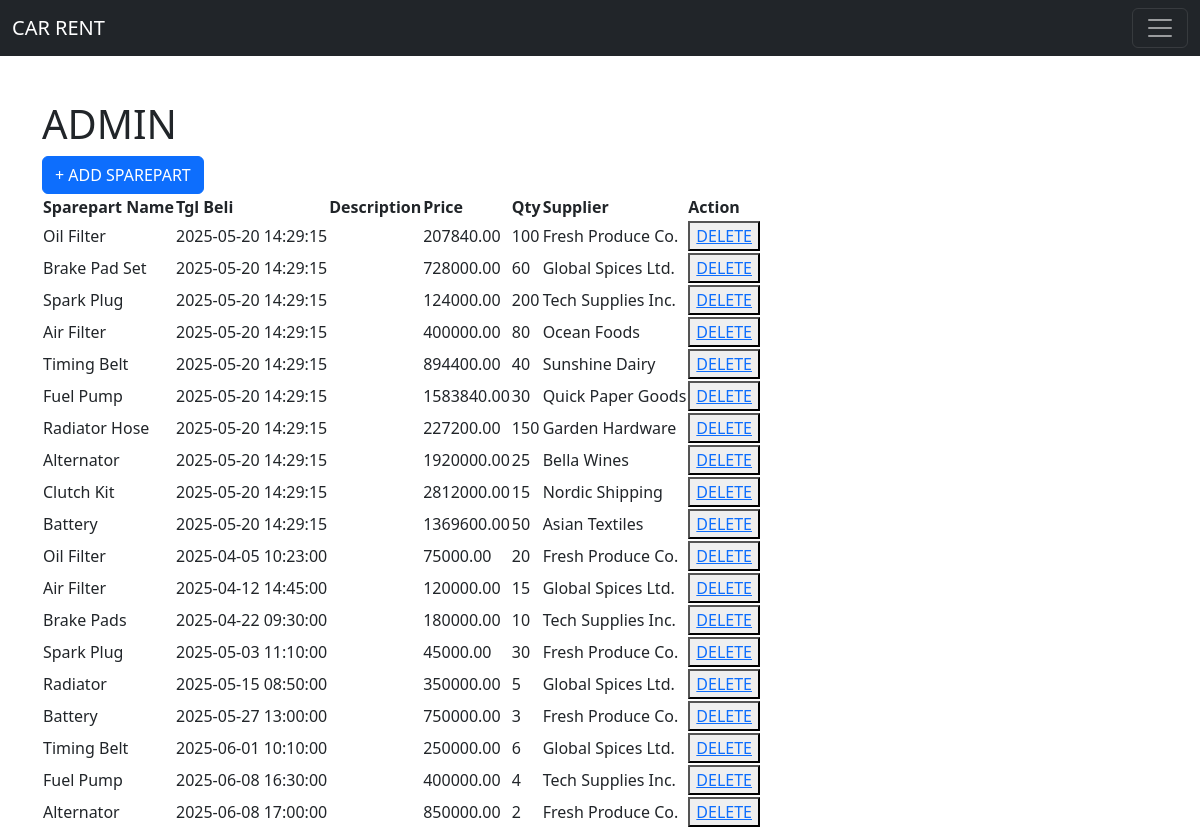
Page /adminsparepart.php (signed in) on the committed database.
### tables this page shows
CREATE TABLE master_spareparts (
    sparepart_id INT AUTO_INCREMENT PRIMARY KEY,
    sparepart_name VARCHAR(100) NOT NULL,
    DESCRIPTION TEXT,
    price DECIMAL(10, 2) NOT NULL,
    stock INT NOT NULL DEFAULT 0,
    supplier_id INT,
    created_at TIMESTAMP DEFAULT CURRENT_TIMESTAMP,
    updated_at TIMESTAMP DEFAULT CURRENT_TIMESTAMP ON UPDATE CURRENT_TIMESTAMP,
    FOREIGN KEY (supplier_id) REFERENCES suppliers(supplier_id) ON DELETE SET NULL
);

CREATE TABLE suppliers (
    supplier_id INT AUTO_INCREMENT PRIMARY KEY,  
    supplier_name VARCHAR(100) NOT NULL,        
    contact_name VARCHAR(100),                  
    phone_number VARCHAR(20),                   
    email VARCHAR(100),                         
    address TEXT,                               
    created_at TIMESTAMP DEFAULT CURRENT_TIMESTAMP  
);

### adminsparepart.php (the view, shortened to what this page needs)
<!DOCTYPE html>
<html lang="en">
<head>
</head>
<body>
    <?php
    require_once('adminnav.php');
    $query = "SELECT s.*, sup.supplier_name from master_spareparts s join suppliers sup on s.supplier_id = sup.supplier_id";
    $queryy = mysqli_query($con, $query);
    ?>
    <div class="container" style="margin-top: 100px;">
        <h1 class="header">ADMIN</h1>
        <a class="btn btn-primary" href="addsparepart.php">+ ADD SPAREPART</a>
        <div>
            <table id="example" class="display">
                <thead>
                    <tr>
                        <th>Sparepart Name</th>
                        <th>Tgl Beli</th>
                        <th>Description</th>
                        <th>Price</th>
                        <th>Qty</th>
                        <th>Supplier</th>
                        <th>Action</th>
                    </tr>
                </thead>
                <tbody>
                    <?php
                    while ($res = mysqli_fetch_array($queryy)) {
                    ?>
                        <tr class="active-row">
                            <td><?php echo $res['sparepart_name']; ?></td>
                            <td><?php echo $res['created_at']; ?></td>
                            <td><?php echo $res['description']; ?></td>
                            <td><?php echo $res['price']; ?></td>
                            <td><?php echo $res['stock']; ?></td>
                            <td><?php echo $res['supplier_name']; ?></td>
                            <td>
                                <button type="submit" class="but" name="delete">
                                    <a href="deletesparepart.php?id=<?php echo $res['sparepart_id']; ?>">DELETE</a>
                                </button>
                            </td>
                        </tr>
                    <?php } ?>
                </tbody>
            </table>
        </div>
    </div>
</body>
</html>

### rows in the picture
master_spareparts: sparepart_name "Oil Filter", created_at "2025-05-20 14:29:15", price "207840.00", stock "100", supplier.supplier_name "Fresh Produce Co."
master_spareparts: sparepart_name "Brake Pad Set", created_at "2025-05-20 14:29:15", price "728000.00", stock "60", supplier.supplier_name "Global Spices Ltd."
master_spareparts: sparepart_name "Spark Plug", created_at "2025-05-20 14:29:15", price "124000.00", stock "200", supplier.supplier_name "Tech Supplies Inc."
master_spareparts: sparepart_name "Air Filter", created_at "2025-05-20 14:29:15", price "400000.00", stock "80", supplier.supplier_name "Ocean Foods"
master_spareparts: sparepart_name "Timing Belt", created_at "2025-05-20 14:29:15", price "894400.00", stock "40", supplier.supplier_name "Sunshine Dairy"
master_spareparts: sparepart_name "Fuel Pump", created_at "2025-05-20 14:29:15", price "1583840.00", stock "30", supplier.supplier_name "Quick Paper Goods"
master_spareparts: sparepart_name "Radiator Hose", created_at "2025-05-20 14:29:15", price "227200.00", stock "150", supplier.supplier_name "Garden Hardware"
master_spareparts: sparepart_name "Alternator", created_at "2025-05-20 14:29:15", price "1920000.00", stock "25", supplier.supplier_name "Bella Wines"
master_spareparts: sparepart_name "Clutch Kit", created_at "2025-05-20 14:29:15", price "2812000.00", stock "15", supplier.supplier_name "Nordic Shipping"
master_spareparts: sparepart_name "Battery", created_at "2025-05-20 14:29:15", price "1369600.00", stock "50", supplier.supplier_name "Asian Textiles"
master_spareparts: sparepart_name "Oil Filter", created_at "2025-04-05 10:23:00", price "75000.00", stock "20", supplier.supplier_name "Fresh Produce Co."
master_spareparts: sparepart_name "Air Filter", created_at "2025-04-12 14:45:00", price "120000.00", stock "15", supplier.supplier_name "Global Spices Ltd."
master_spareparts: sparepart_name "Brake Pads", created_at "2025-04-22 09:30:00", price "180000.00", stock "10", supplier.supplier_name "Tech Supplies Inc."
master_spareparts: sparepart_name "Spark Plug", created_at "2025-05-03 11:10:00", price "45000.00", stock "30", supplier.supplier_name "Fresh Produce Co."
master_spareparts: sparepart_name "Radiator", created_at "2025-05-15 08:50:00", price "350000.00", stock "5", supplier.supplier_name "Global Spices Ltd."
master_spareparts: sparepart_name "Battery", created_at "2025-05-27 13:00:00", price "750000.00", stock "3", supplier.supplier_name "Fresh Produce Co."
master_spareparts: sparepart_name "Timing Belt", created_at "2025-06-01 10:10:00", price "250000.00", stock "6", supplier.supplier_name "Global Spices Ltd."
master_spareparts: sparepart_name "Fuel Pump", created_at "2025-06-08 16:30:00", price "400000.00", stock "4", supplier.supplier_name "Tech Supplies Inc."
master_spareparts: sparepart_name "Alternator", created_at "2025-06-08 17:00:00", price "850000.00", stock "2", supplier.supplier_name "Fresh Produce Co."
